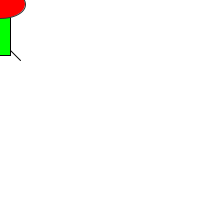
Frame 1 (no input)
Frame 60 (the mouse pressed at the canvas centre just before this capture): identical to frame 1, image omitted
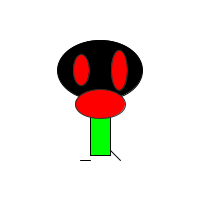
Frame 120 (the mouse held since frame 60 and released just before this capture)

The Processing sketch that drew these frames (run headless with seeded random() and noise(); from frame 60 on, the mouse is pressed at the canvas centre):

// Processing sketch: sketch_160217a
// ── sketch_160217a.pde
void setup(){
  size(200, 200);
}

void draw(){
  background(255);
  rectMode(CENTER);
  ellipseMode(CENTER);
  
  translate(mouseX,mouseY);
  noCursor();
  
  //Zoog's Body
  stroke(0);
  fill(0, 255,0);
  rect(0,30,20,50);
  
  //Zoog's Head
  stroke(0);
  fill(0);
  ellipse(0,-30,85,60);
  
  //eyes
  stroke(50);
  fill(255, 0,0);
  ellipse(-19, -30,16,31);
  ellipse(19, -30,16,40);
  ellipse(0, 4,50,29);
  
  //legs
  stroke(0);
  line(-10,60,-20,60);
  line(10,50,20,60);
}
